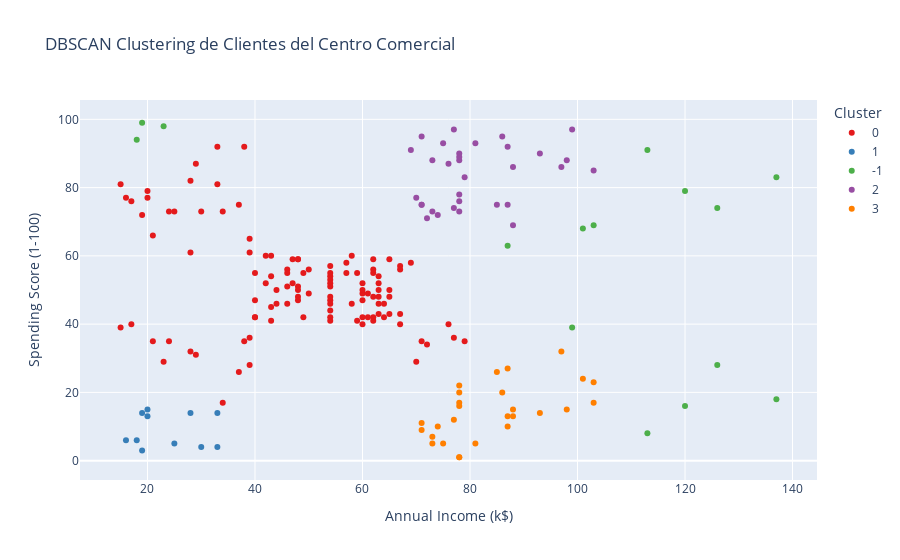

The notebook cell saved with this chart:
### Markdown cell above
#### Visualización e Implementación de Resultados

### Code cell
# Aplicamos DBSCAN
dbs = DBSCAN(eps=10.5, min_samples=5).fit(X)
labels = dbs.labels_

df['Cluster'] = labels

fig = px.scatter(df, x='Annual Income (k$)', y='Spending Score (1-100)', color=labels.astype(str),
               title='DBSCAN Clustering de Clientes del Centro Comercial',
               labels={'color': 'Cluster'},
               color_discrete_sequence=px.colors.qualitative.Set1)
fig.show()

### Figure 1 — Plotly figure (JSON) as saved in the notebook; plotly's stock layout.template omitted (floating-point values rounded to 4 significant figures)
{"data": [{"hovertemplate": "Cluster=0<br>Annual Income (k$)=%{x}<br>Spending Score (1-100)=%{y}<extra></extra>", "legendgroup": "0", "marker": {"color": "rgb(228,26,28)", "symbol": "circle"}, "mode": "markers", "name": "0", "orientation": "v", "showlegend": true, "type": "scatter", "x": [15, 15, 16, 17, 17, 19, 20, 20, 21, 21, 23, 24, 24, 25, 28, 28, 28, 29, 29, 30, 33, 33, 34, 34, 37, 37, 38, 38, 39, 39, 39, 39, 40, 40, 40, 40, 42, 42, 43, 43, 43, 43, 44, 44, 46, 46, 46, 46, 47, 47, 48, 48, 48, 48, 48, 48, 49, 49, 50, 50, 54, 54, 54, 54, 54, 54, 54, 54, 54, 54, 54, 54, 57, 57, 58, 58, 59, 59, 60, 60, 60, 60, 60, 60, 61, 61, 62, 62, 62, 62, 62, 62, 63, 63, 63, 63, 63, 63, 64, 64, 65, 65, 65, 65, 67, 67, 67, 67, 69, 70, 71, 72, 76, 77, 79], "xaxis": "x", "y": [39, 81, 77, 40, 76, 72, 77, 79, 35, 66, 29, 35, 73, 73, 82, 32, 61, 31, 87, 73, 92, 81, 17, 73, 26, 75, 35, 92, 36, 61, 28, 65, 55, 47, 42, 42, 52, 60, 54, 60, 45, 41, 50, 46, 51, 46, 56, 55, 52, 59, 51, 59, 50, 48, 59, 47, 55, 42, 49, 56, 47, 54, 53, 48, 52, 42, 51, 55, 41, 44, 57, 46, 58, 55, 60, 46, 55, 41, 49, 40, 42, 52, 47, 50, 42, 49, 41, 48, 59, 55, 56, 42, 50, 46, 43, 48, 52, 54, 42, 46, 48, 50, 43, 59, 43, 57, 56, 40, 58, 29, 35, 34, 40, 36, 35], "yaxis": "y"}, {"hovertemplate": "Cluster=1<br>Annual Income (k$)=%{x}<br>Spending Score (1-100)=%{y}<extra></extra>", "legendgroup": "1", "marker": {"color": "rgb(55,126,184)", "symbol": "circle"}, "mode": "markers", "name": "1", "orientation": "v", "showlegend": true, "type": "scatter", "x": [16, 18, 19, 19, 20, 20, 25, 28, 30, 33, 33], "xaxis": "x", "y": [6, 6, 3, 14, 15, 13, 5, 14, 4, 4, 14], "yaxis": "y"}, {"hovertemplate": "Cluster=-1<br>Annual Income (k$)=%{x}<br>Spending Score (1-100)=%{y}<extra></extra>", "legendgroup": "-1", "marker": {"color": "rgb(77,175,74)", "symbol": "circle"}, "mode": "markers", "name": "-1", "orientation": "v", "showlegend": true, "type": "scatter", "x": [18, 19, 23, 87, 99, 101, 103, 113, 113, 120, 120, 126, 126, 137, 137], "xaxis": "x", "y": [94, 99, 98, 63, 39, 68, 69, 8, 91, 16, 79, 28, 74, 18, 83], "yaxis": "y"}, {"hovertemplate": "Cluster=2<br>Annual Income (k$)=%{x}<br>Spending Score (1-100)=%{y}<extra></extra>", "legendgroup": "2", "marker": {"color": "rgb(152,78,163)", "symbol": "circle"}, "mode": "markers", "name": "2", "orientation": "v", "showlegend": true, "type": "scatter", "x": [69, 70, 71, 71, 71, 72, 73, 73, 74, 75, 76, 77, 77, 78, 78, 78, 78, 78, 78, 79, 81, 85, 86, 87, 87, 88, 88, 93, 97, 98, 99, 103], "xaxis": "x", "y": [91, 77, 95, 75, 75, 71, 88, 73, 72, 93, 87, 97, 74, 90, 88, 76, 89, 78, 73, 83, 93, 75, 95, 75, 92, 86, 69, 90, 86, 88, 97, 85], "yaxis": "y"}, {"hovertemplate": "Cluster=3<br>Annual Income (k$)=%{x}<br>Spending Score (1-100)=%{y}<extra></extra>", "legendgroup": "3", "marker": {"color": "rgb(255,127,0)", "symbol": "circle"}, "mode": "markers", "name": "3", "orientation": "v", "showlegend": true, "type": "scatter", "x": [71, 71, 73, 73, 74, 75, 77, 78, 78, 78, 78, 78, 78, 81, 85, 86, 87, 87, 87, 88, 88, 93, 97, 98, 101, 103, 103], "xaxis": "x", "y": [11, 9, 5, 7, 10, 5, 12, 22, 17, 20, 16, 1, 1, 5, 26, 20, 27, 13, 10, 13, 15, 14, 32, 15, 24, 17, 23], "yaxis": "y"}], "layout": {"legend": {"title": {"text": "Cluster"}, "tracegroupgap": 0}, "title": {"text": "DBSCAN Clustering de Clientes del Centro Comercial"}, "xaxis": {"anchor": "y", "domain": [0, 1], "title": {"text": "Annual Income (k$)"}}, "yaxis": {"anchor": "x", "domain": [0, 1], "title": {"text": "Spending Score (1-100)"}}}}
